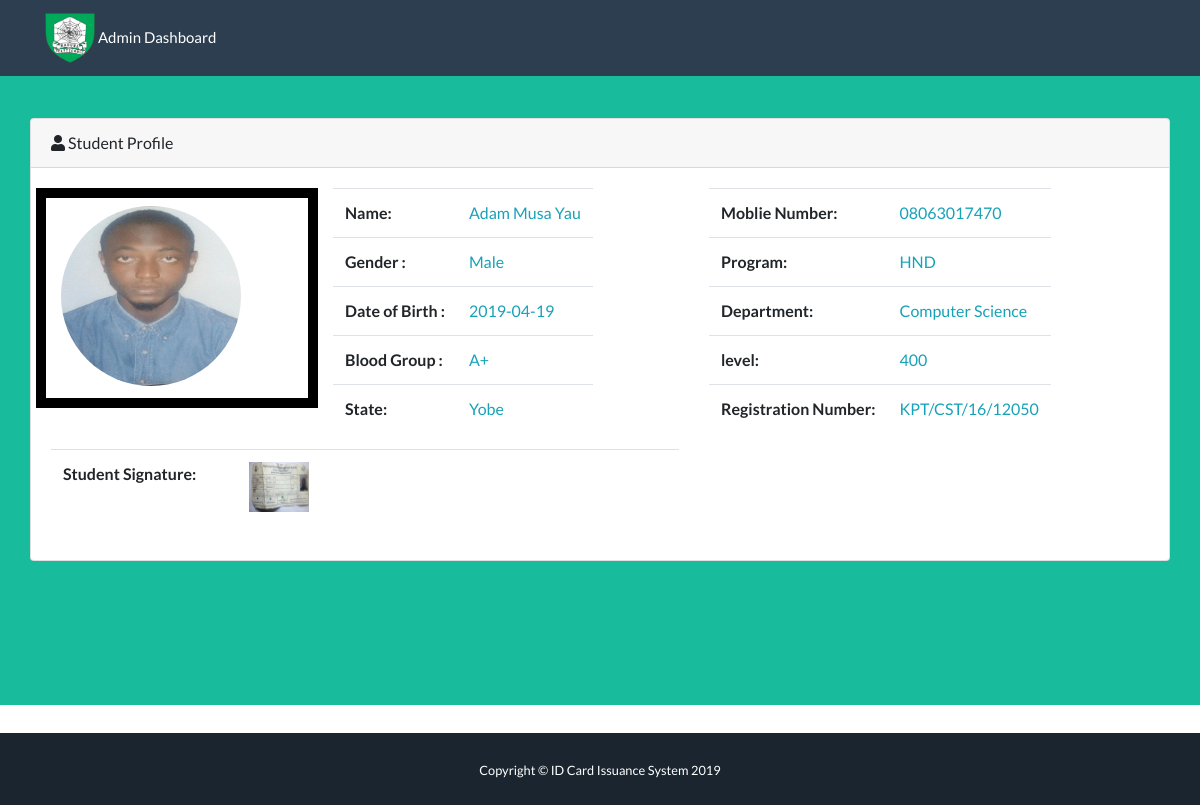
The page /admin_view.php?regno=KPT/CST/16/12050 on the database its author committed.
### tables this page shows
CREATE TABLE `department` (
  `department_Id` int(11) NOT NULL,
  `student_Id` int(11) NOT NULL,
  `unit` varchar(20) NOT NULL,
  `department` varchar(50) NOT NULL,
  `programe` varchar(10) NOT NULL,
  `yoe` int(20) NOT NULL,
  `yog` int(20) NOT NULL,
  `level` varchar(10) NOT NULL
);

CREATE TABLE `students` (
  `student_Id` int(11) NOT NULL,
  `fname` varchar(20) NOT NULL,
  `sname` varchar(20) NOT NULL,
  `oname` varchar(20) NOT NULL,
  `gender` varchar(10) NOT NULL,
  `state` varchar(20) NOT NULL,
  `lg` varchar(20) NOT NULL,
  `dob` varchar(20) NOT NULL,
  `phone` varchar(20) NOT NULL,
  `blood` varchar(10) NOT NULL,
  `regno` varchar(50) NOT NULL,
  `sign` varchar(500) NOT NULL,
  `picture` varchar(500) NOT NULL,
  `idcard_status` int(11) NOT NULL
);

### admin_view.php (the view, shortened to what this page needs)
<?php
 include('config/db.php');
$user=$_GET['regno'];
    $query = mysqli_query($connection, "SELECT * FROM students
    LEFT JOIN department on department.student_Id = students.student_Id WHERE regno='$user' ");
    while($row = mysqli_fetch_array($query,MYSQLI_ASSOC)){
     $fname = $row["fname"];
     $sname = $row["sname"];
     $oname = $row["oname"];
     $gender = $row["gender"];
     $state = $row["state"];
     $phone = $row["phone"];
     $dob = $row["dob"];
     $programe = $row["programe"];
     $department = $row["department"];
     $blood = $row["blood"];
     $regno = $row["regno"];
     $level = $row["level"];
     $pic = $row["picture"];
     $signature = $row["sign"];
    }
  ?>
<!DOCTYPE html>
<html lang="en">
<head>
  <link href="vendor/bootstrap/css/bootstrap.min.css" rel="stylesheet">
  <link href="animate.css" rel="stylesheet">
  <link href="vendor/fontawesome-free/css/all.min.css" rel="stylesheet" type="text/css">
  <link href="vendor/magnific-popup/magnific-popup.css" rel="stylesheet" type="text/css">
  <link href="css/freelancer.min.css" rel="stylesheet">
</head>
<body id="page-top">
 <?php include 'admin_nav.php'; ?>
  <header class="masthead bg-primary " style=" margin-top: -100px;">
    <div class="container-fluid">
          <div class="col-lg-12 col-lg-4 mb-5">
          <div class="card mb-3">
            <div class="card-header">
              <i class="fas fa-user"></i>
              Student Profile
        </div>
            <div class="card-body">
              <div class="row">
                <div class="col-lg-3 mb-4 table-bordered" style="border: 10px solid black; height: 220px;">
                   <div class="mt-2" style="border-radius: 50px;">
                      <img src="images/<?php echo $pic; ?>" width="180" height="180" style="border-radius: 130px;" >
                  </div>
                </div>
                <div class="col-lg-4">
                  <table width="100" class="table table-responsive  w-100 tabl">
                    <tr>
                      <th>Name: </th>
                      <td class="text-info"><?php echo $fname." ".$sname." ".$oname; ?></td>
                    </tr>
                    <tr>
                      <th>Gender : </th>
                      <td class="text-info"><?php echo $gender; ?></td>
                    </tr>
                    <tr>
                      <th>Date of Birth : </th>
                      <td class="text-info"><?php echo $dob; ?></td>
                    </tr>
                    <tr>
                      <th>Blood Group : </th>
                      <td class="text-info"><?php echo $blood; ?></td>
                    </tr>
                    <tr>
                      <th>State: </th>
                      <td class="text-info"><?php echo $state; ?></td>
                    </tr>
                  </table>
                </div>
                <div class="col-lg-5">
                  <table width="100" class="table table-responsive  w-100 tabl" >
                    <tr>
                      <th>Moblie Number: </th>
                      <td class="text-info"><?php echo $phone; ?></td>
                    </tr>
                    <tr>
                      <th>Program: </th>
                      <td class="text-info"><?php echo $programe; ?></td>
                    </tr>
                    <tr>
                      <th>Department: </th>
                      <td class="text-info"><?php echo $department; ?></td>
                    </tr>
                    <tr>
                      <th>level: </th>
                      <td class="text-info"><?php echo $level; ?></td>
                    </tr>
                    <tr>
                      <th>Registration Number: </th>
                      <td class="text-info"><?php echo $regno; ?></td>
                    </tr>
                  </table>
                </div>
                <div class="col-lg-7">
                  <table width="100" class="table table-responsive  w-100 tabl">
                    <tr>
                      <th style="width: 300px;">Student Signature: </th>
                      <td class="text-info" style="font-size: 14px; width: 900px;"><img src="images/<?php echo $signature; ?>" width="60" height="50"></td>
                    </tr>
                  </table>
                </div>
              </div>
</div>
        </div>
          </div>
    </div>
  </header>
<div class="copyright py-4 text-center text-white fixed-bottom">
    <div class="container">
      <small>Copyright &copy; ID Card Issuance System 2019</small>
    </div>
  </div>
</body>
</html>

### admin_nav.php (shortened to what this page needs)
<nav class="navbar navbar-expand-lg bg-secondary navv fixed-top">
  <div class="container">
    <a class="navbar-brand js-scroll-trigger" href="#page-top"><img src="images/kadpoly.png" width="50" height="50"><span style="font-size: 15px;"> Admin Dashboard</span></a>
  </div>
</nav>

### admin_view.php (style rules this page uses)
.navv a { color: #fff; }

### rows shown on the page
department: student_Id.picture (picture), student_Id.fname "Adam", student_Id.sname "Musa", student_Id.oname "Yau", student_Id.gender "Male", student_Id.dob "2019-04-19", student_Id.blood "A+", student_Id.state "Yobe", student_Id.phone "08063017470", programe "HND", department "Computer Science", level "400", student_Id.regno "KPT/CST/16/12050", student_Id.sign (picture)
